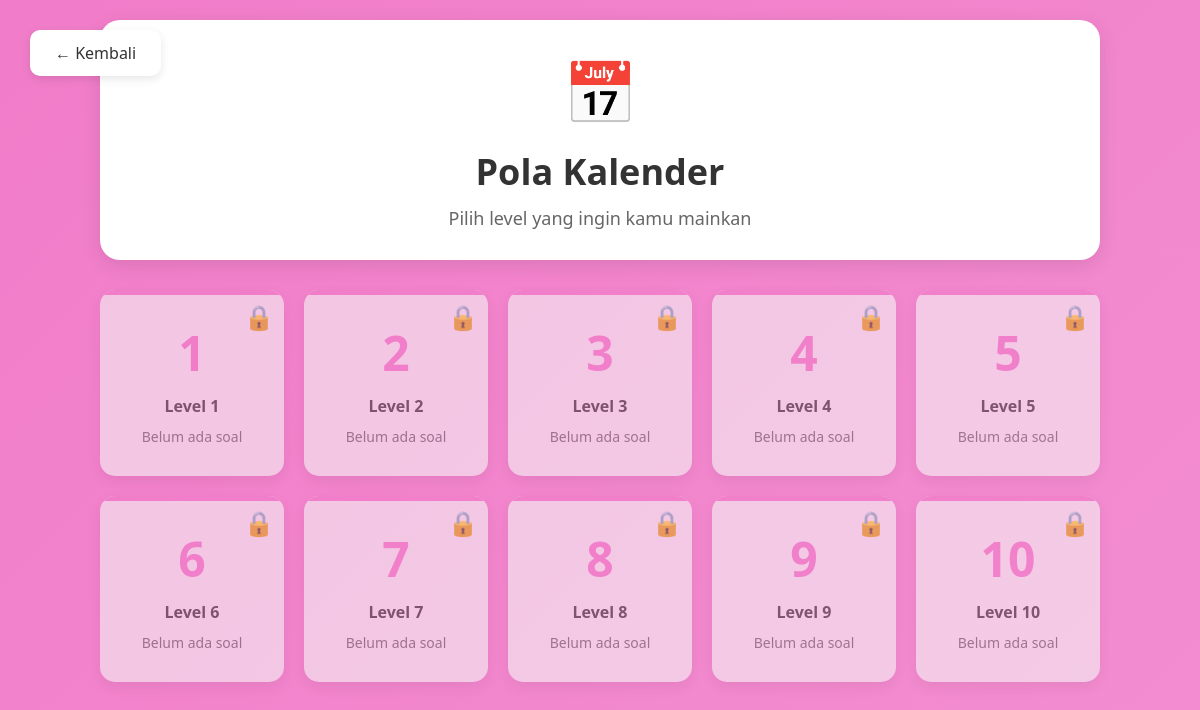
/level.php?category=kalender (signed in), run on the app's committed database.
### tables this page shows
CREATE TABLE `levels` (
  `id` int(11) NOT NULL,
  `category` enum('angka','huruf','gambar','kalender') NOT NULL,
  `level_number` int(11) NOT NULL,
  `title` varchar(200) NOT NULL,
  `description` text DEFAULT NULL,
  `color` varchar(7) DEFAULT NULL,
  `image_path` varchar(255) DEFAULT NULL,
  `is_active` tinyint(1) DEFAULT 1,
  `created_at` timestamp NULL DEFAULT current_timestamp(),
  `updated_at` timestamp NULL DEFAULT current_timestamp() ON UPDATE current_timestamp()
);

### level.php (the view, shortened to what this page needs)
<?php
$category = $_GET['category'] ?? '';
$db = getDB();
$category_info = [
    'angka' => ['name' => 'Pola Angka', 'icon' => '🔢', 'color' => '#d25a4b'],
    'huruf' => ['name' => 'Pola Huruf', 'icon' => '🔤', 'color' => '#88b751'],
    'gambar' => ['name' => 'Pola Gambar', 'icon' => '🎨', 'color' => '#efb739'],
    'kalender' => ['name' => 'Pola Kalender', 'icon' => '📅', 'color' => '#f17cc9']
];
$cat_info = $category_info[$category];
$stmt = $db->prepare("
    SELECT l.*,
    (SELECT COUNT(*) FROM questions WHERE level_id = l.id) as total_questions,
    (SELECT COUNT(DISTINCT question_id)
     FROM user_progress
     WHERE level_id = l.id AND user_id = ? AND is_correct = 1) as completed_questions
    FROM levels l
    WHERE category = ?
    ORDER BY level_number
");
$stmt->execute([$_SESSION['user_id'], $category]);
$levels = $stmt->fetchAll();
?>
<!DOCTYPE html>
<html lang="id">
<head>
</head>
<body>
    <a href="dashboard.php" class="btn-back">← Kembali</a>
    <div class="container">
        <div class="header">
            <div class="icon"><?php echo $cat_info['icon']; ?></div>
            <h1><?php echo $cat_info['name']; ?></h1>
            <p>Pilih level yang ingin kamu mainkan</p>
        </div>
        <div class="levels-grid">
            <?php foreach ($levels as $level): ?>
                <?php
                $is_completed = $level['total_questions'] > 0 && $level['completed_questions'] >= $level['total_questions'];
                $has_questions = $level['total_questions'] > 0;
                $progress = $level['total_questions'] > 0 ? round(($level['completed_questions'] / $level['total_questions']) * 100) : 0;
                ?>
                <?php if ($has_questions): ?>
                    <a href="quiz.php?level_id=<?php echo $level['id']; ?>" class="level-card <?php echo $is_completed ? 'completed' : ''; ?>">
                        <?php if ($is_completed): ?>
                            <span class="level-badge">✅</span>
                        <?php endif; ?>
                        <div class="level-number"><?php echo $level['level_number']; ?></div>
                        <div class="level-title">Level <?php echo $level['level_number']; ?></div>
                        <div class="level-progress">
                            <?php echo $level['completed_questions']; ?>/<?php echo $level['total_questions']; ?> Soal
                            <?php if ($progress > 0 && !$is_completed): ?>
                                <br><small>(<?php echo $progress; ?>%)</small>
                            <?php endif; ?>
                        </div>
                    </a>
                <?php else: ?>
                    <div class="level-card locked">
                        <span class="level-badge">🔒</span>
                        <div class="level-number"><?php echo $level['level_number']; ?></div>
                        <div class="level-title">Level <?php echo $level['level_number']; ?></div>
                        <div class="level-progress">Belum ada soal</div>
                    </div>
                <?php endif; ?>
            <?php endforeach; ?>
        </div>
    </div>
</body>
</html>

### data on the page
levels: level_number "1"
levels: level_number "2"
levels: level_number "3"
levels: level_number "4"
levels: level_number "5"
levels: level_number "6"
levels: level_number "7"
levels: level_number "8"
levels: level_number "9"
levels: level_number "10"

### other printed values
$cat_info['icon'] "📅"
$cat_info['name'] "Pola Kalender"
